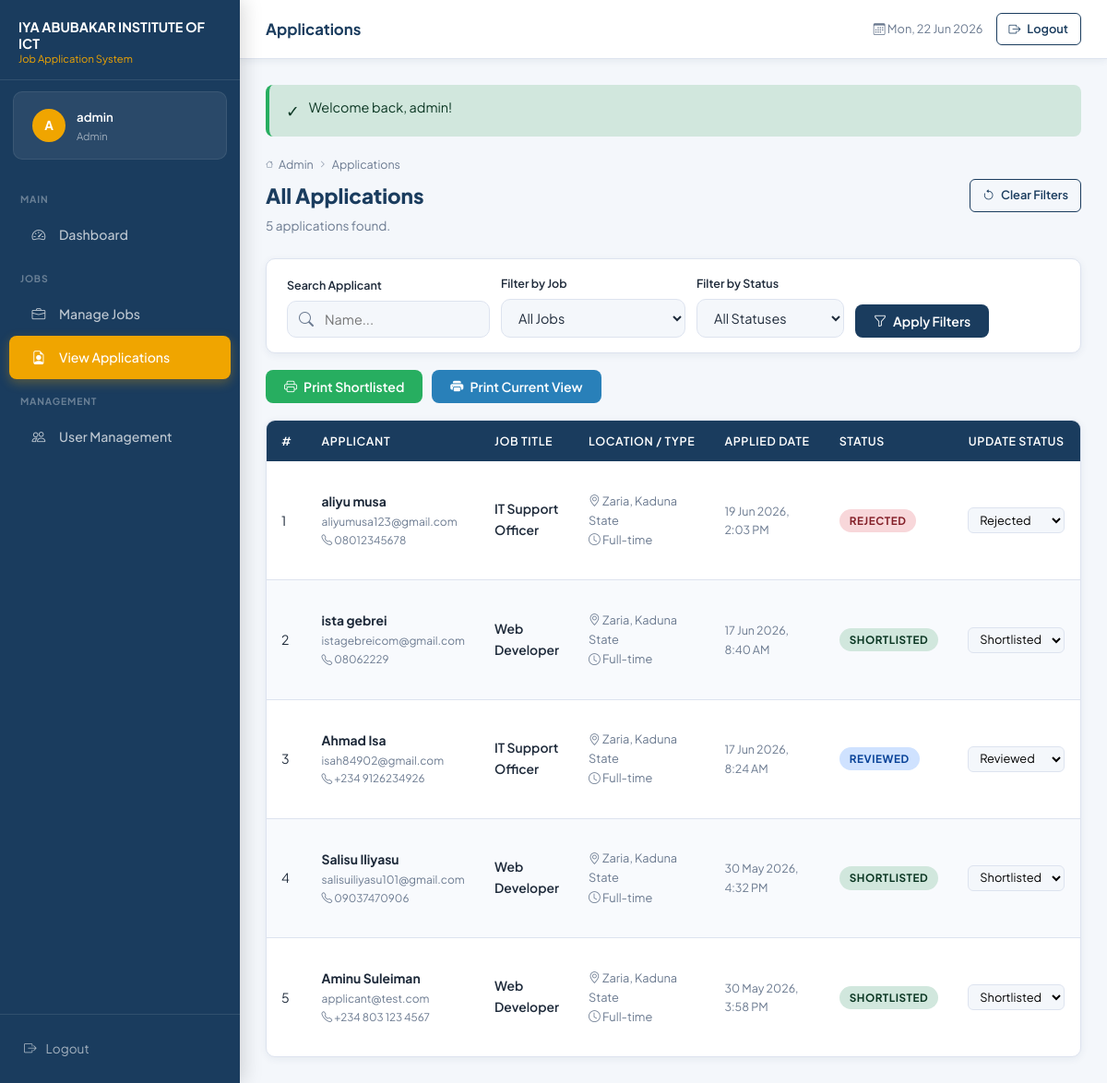
/admin/view_applications.php (signed in), run on the app's committed database.
### tables this page shows
CREATE TABLE `applications` (
  `id` int(11) NOT NULL,
  `user_id` int(11) NOT NULL,
  `job_id` int(11) NOT NULL,
  `cv_path` varchar(255) NOT NULL,
  `cover_letter` text DEFAULT NULL,
  `qualification` varchar(255) DEFAULT NULL,
  `experience_years` int(11) DEFAULT NULL,
  `address` text DEFAULT NULL,
  `status` enum('pending','reviewed','shortlisted','rejected') NOT NULL DEFAULT 'pending',
  `admin_notes` text DEFAULT NULL,
  `shortlist_message` text DEFAULT NULL,
  `reviewed_date` timestamp NULL DEFAULT NULL,
  `applied_date` timestamp NOT NULL DEFAULT current_timestamp()
);

CREATE TABLE `users` (
  `id` int(11) NOT NULL,
  `full_name` varchar(100) NOT NULL,
  `email` varchar(100) NOT NULL,
  `phone` varchar(20) DEFAULT NULL,
  `address` text DEFAULT NULL,
  `qualification` varchar(255) DEFAULT NULL,
  `experience_years` int(11) DEFAULT NULL,
  `password` varchar(255) NOT NULL,
  `role` enum('applicant','admin') NOT NULL DEFAULT 'applicant',
  `status` enum('active','suspended','inactive') NOT NULL DEFAULT 'active',
  `created_at` timestamp NOT NULL DEFAULT current_timestamp()
);

CREATE TABLE `jobs` (
  `id` int(11) NOT NULL,
  `title` varchar(100) NOT NULL,
  `description` text NOT NULL,
  `requirements` text NOT NULL,
  `location` varchar(100) NOT NULL,
  `type` varchar(50) NOT NULL,
  `status` enum('open','closed') NOT NULL DEFAULT 'open',
  `posted_date` timestamp NOT NULL DEFAULT current_timestamp()
);

### admin/view_applications.php (the view, shortened to what this page needs)
<?php
require_once '../config.php';
$search_name   = trim($_GET['search'] ?? '');
$sql = 'SELECT a.*, u.full_name, u.email, u.phone, j.title AS job_title, j.location, j.type
        FROM applications a
        JOIN users u ON u.id = a.user_id
        JOIN jobs j  ON j.id = a.job_id';
$sql .= ' ORDER BY a.applied_date DESC';
$stmt = $conn->prepare($sql);
$stmt->execute();
$applications = $stmt->get_result()->fetch_all(MYSQLI_ASSOC);
    ?>
<!DOCTYPE html>
<html lang="en">
<head>
    <link rel="stylesheet" href="../style.css">
    <link rel="stylesheet" href="https://cdn.jsdelivr.net/npm/bootstrap-icons@1.11.3/font/bootstrap-icons.min.css">
</head>
<body>
<div class="app-shell">
    <?php include '../includes/sidebar.php'; ?>
    <div class="main-content">
        <?php include '../includes/topbar.php'; ?>
        <main class="page-content">
            <?= flash_message() ?>
            <div class="page-header">
                <div class="page-header-left">
                    <div class="breadcrumb"><i class="bi bi-house"></i> Admin <i class="bi bi-chevron-right"></i> Applications</div>
                    <h2>All Applications</h2>
                    <p><?= count($applications) ?> application<?= count($applications)!=1?'s':'' ?> found.</p>
                </div>
                <a href="view_applications.php" class="btn btn-outline-primary btn-sm">
                    <i class="bi bi-arrow-counterclockwise"></i> Clear Filters
                </a>
            </div>
            <div class="card" style="margin-bottom:18px;">
                <div class="card-body" style="padding:16px 22px;">
                    <form method="GET" action="view_applications.php" style="display:flex;gap:12px;flex-wrap:wrap;align-items:flex-end;">
                        <div>
                            <label class="form-label" style="font-size:.78rem;">Search Applicant</label>
                            <div class="input-icon-wrap" style="width:220px;">
                                <input type="text" name="search" class="form-control"
                                       placeholder="Name..." value="<?= e($search_name) ?>">
                            </div>
                        </div>
                        <div>
                            <label class="form-label" style="font-size:.78rem;">Filter by Job</label>
                            <select name="job_id" class="form-select" style="width:200px;">
                                <option value="">All Jobs</option>
                            </select>
                        </div>
                        <div>
                            <label class="form-label" style="font-size:.78rem;">Filter by Status</label>
                            <select name="status" class="form-select" style="width:160px;">
                                <option value="">All Statuses</option>
                            </select>
                        </div>
                        <div>
                            <button type="submit" class="btn btn-primary" style="margin-top:22px;">
                                <i class="bi bi-funnel"></i> Apply Filters
                            </button>
                        </div>
                    </form>
                </div>
            </div>
            <div style="display:flex;gap:10px;flex-wrap:wrap;margin-bottom:18px;">
                <button class="btn btn-success no-print" onclick="printTable('shortlisted')">
                    <i class="bi bi-printer"></i> Print Shortlisted
                </button>
                <button class="btn btn-info no-print" onclick="printTable('all')">
                    <i class="bi bi-printer-fill"></i> Print Current View
                </button>
            </div>
            <div class="card">
                <?php if (empty($applications)): ?>
                <div class="card-body">
                    <div class="empty-state">
                        <i class="bi bi-inbox"></i>
                        <p>No applications found matching your filters.</p>
                    </div>
                </div>
                <?php else: ?>
                <div class="table-responsive">
                    <table>
                        <thead>
                            <tr>
                                <th>#</th>
                                <th>Applicant</th>
                                <th>Job Title</th>
                                <th>Location / Type</th>
                                <th>Applied Date</th>
                                <th>Status</th>
                                <th style="text-align:center;">Update Status</th>
                            </tr>
                        </thead>
                        <tbody>
                            <?php foreach ($applications as $i => $app): ?>
                            <tr id="row-<?= $app['id'] ?>">
                                <td><?= $i + 1 ?></td>
                                <td>
                                    <div style="font-weight:700;font-size:.87rem;"><?= e($app['full_name']) ?></div>
                                    <div style="font-size:.75rem;color:var(--text-muted);"><?= e($app['email']) ?></div>
                                    <?php if ($app['phone']): ?>
                                    <div style="font-size:.73rem;color:var(--text-muted);"><i class="bi bi-telephone"></i> <?= e($app['phone']) ?></div>
                                    <?php endif; ?>
                                </td>
                                <td style="font-weight:600;font-size:.87rem;"><?= e($app['job_title']) ?></td>
                                <td style="font-size:.8rem;color:var(--text-muted);">
                                    <div><i class="bi bi-geo-alt"></i> <?= e($app['location']) ?></div>
                                    <div><i class="bi bi-clock"></i> <?= e($app['type']) ?></div>
                                </td>
                                <td style="font-size:.78rem;color:var(--text-muted);"><?= fmt_date($app['applied_date']) ?></td>
                                <td id="badge-<?= $app['id'] ?>"><?= status_badge($app['status']) ?></td>
                                <td style="text-align:center;">
                                    <select class="status-select" data-app-id="<?= $app['id'] ?>"
                                            onchange="openStatusModal(this)">
                                        <?php foreach (['pending','reviewed','shortlisted','rejected'] as $s): ?>
                                        <option value="<?= $s ?>" <?= $app['status']===$s?'selected':'' ?>><?= ucfirst($s) ?></option>
                                        <?php endforeach; ?>
                                    </select>
                                </td>
                            </tr>
                            <?php endforeach; ?>
                        </tbody>
                    </table>
                </div>
                <?php endif; ?>
            </div>
        </main>
    </div>
</div>
</body>
</html>

### config.php (shortened to what this page needs)
<?php
function flash_message(): string {
    if (!empty($_SESSION['flash_message'])) {
        $msg  = htmlspecialchars($_SESSION['flash_message']);
        $type = $_SESSION['flash_type'] ?? 'success';
        $icon = $type === 'success' ? '✓' : ($type === 'danger' ? '✗' : 'ℹ');
        return "<div class=\"alert alert-{$type} alert-dismissible fade show\" role=\"alert\">
                    <span class=\"alert-icon\">{$icon}</span> {$msg}
                    <button type=\"button\" class=\"btn-close\" data-bs-dismiss=\"alert\"></button>
                </div>";
    }
    return '';
}
function e(string $str): string {
    return htmlspecialchars($str, ENT_QUOTES, 'UTF-8');
}
function fmt_date(string $date): string {
    return date('d M Y, g:i A', strtotime($date));
}
function status_badge(string $status): string {
    $map = [
        'pending'     => 'badge-pending',
        'reviewed'    => 'badge-reviewed',
        'shortlisted' => 'badge-shortlisted',
        'rejected'    => 'badge-rejected',
        'open'        => 'badge-open',
        'closed'      => 'badge-closed',
        'active'      => 'badge-active',
        'suspended'   => 'badge-suspended',
        'inactive'    => 'badge-inactive',
    ];
    $cls = $map[$status] ?? 'badge-secondary';
    return "<span class=\"status-badge {$cls}\">" . ucfirst(e($status)) . "</span>";
}

### style.css (style rules this page uses)
:root { --primary: #1a3c5e; --primary-dark: #122a44; --primary-light: #2558891a; --accent: #f0a500; --accent-dark: #c98a00; --success: #27ae60; --danger: #e74c3c; --warning: #f39c12; --info: #2980b9; --bg: #f4f7fb; --surface: #ffffff; --border: #dde3ef; --text: #1e2a3a; --text-muted: #6b7a90; --sidebar-w: 260px; --topbar-h: 64px; --radius: 10px; --shadow: 0 4px 20px rgba(26,60,94,.10); --shadow-sm: 0 2px 8px rgba(26,60,94,.07); --transition: all .22s ease; }
*, *::before, *::after { box-sizing: border-box; margin: 0; padding: 0; }
html { scroll-behavior: smooth; }
body { font-family: 'Plus Jakarta Sans', sans-serif; background: var(--bg); color: var(--text); font-size: 14.5px; line-height: 1.65; min-height: 100vh; }
a { color: var(--primary); text-decoration: none; transition: var(--transition); }
.form-label { font-weight: 600; font-size: .84rem; color: var(--text); margin-bottom: 6px; display: block; }
.form-control, .form-select, textarea.form-control { width: 100%; border: 1.5px solid var(--border); border-radius: var(--radius); padding: 10px 14px; font-size: .9rem; font-family: inherit; background: var(--bg); color: var(--text); transition: var(--transition); outline: none; }
.input-icon-wrap { position: relative; }
.input-icon-wrap .form-control { padding-left: 40px; }
.btn { display: inline-flex; align-items: center; gap: 7px; padding: 9px 20px; border-radius: 8px; font-family: inherit; font-size: .88rem; font-weight: 600; cursor: pointer; border: none; transition: var(--transition); text-decoration: none; white-space: nowrap; }
.btn-primary { background: var(--primary); color: #fff; }
.btn-success { background: var(--success); color: #fff; }
.btn-info { background: var(--info); color: #fff; }
.btn-outline-primary { background: transparent; color: var(--primary); border: 1.5px solid var(--primary); }
.btn-sm { padding: 6px 13px; font-size: .8rem; border-radius: 6px; }
.btn i { font-size: 1em; }
.app-shell { display: flex; min-height: 100vh; }
.main-content { margin-left: var(--sidebar-w); flex: 1; display: flex; flex-direction: column; min-width: 0; }
.page-content { padding: 28px; flex: 1; }
.card { background: var(--surface); border-radius: var(--radius); border: 1px solid var(--border); box-shadow: var(--shadow-sm); overflow: hidden; }
.card-body { padding: 22px; }
.table-responsive { overflow-x: auto; }
table { width: 100%; border-collapse: collapse; }
thead th { background: var(--primary); color: #fff; font-size: .78rem; font-weight: 600; text-transform: uppercase; letter-spacing: .05em; padding: 12px 16px; text-align: left; white-space: nowrap; }
thead th:first-child { border-radius: 0; }
tbody tr { transition: var(--transition); }
tbody tr:nth-child(even) { background: #f8fafd; }
tbody td { padding: 12px 16px; border-bottom: 1px solid var(--border); vertical-align: middle; font-size: .88rem; }
tbody tr:last-child td { border-bottom: none; }
.status-badge { display: inline-block; padding: 3px 11px; border-radius: 20px; font-size: .73rem; font-weight: 700; text-transform: uppercase; letter-spacing: .05em; }
.badge-reviewed { background: #cfe2ff; color: #084298; }
.badge-shortlisted { background: #d1e7dd; color: #0a3622; }
.badge-rejected { background: #f8d7da; color: #842029; }
.alert { display: flex; align-items: flex-start; gap: 10px; padding: 13px 18px; border-radius: 8px; font-size: .9rem; margin-bottom: 20px; border-left: 4px solid transparent; }
.alert-icon { font-size: 1.1rem; flex-shrink: 0; margin-top: 1px; }
.alert-success { background: #d1e7dd; color: #0a3622; border-color: var(--success); }
.page-header { display: flex; align-items: center; justify-content: space-between; margin-bottom: 24px; gap: 12px; }
.page-header-left h2 { font-size: 1.4rem; font-weight: 800; color: var(--primary); }
.page-header-left p { font-size: .85rem; color: var(--text-muted); margin-top: 3px; }
.breadcrumb { display: flex; align-items: center; gap: 6px; font-size: .78rem; color: var(--text-muted); margin-bottom: 5px; }
.breadcrumb i { font-size: .65em; }
.status-select { border: 1.5px solid var(--border); border-radius: 6px; padding: 4px 8px; font-size: .8rem; font-family: inherit; cursor: pointer; background: var(--bg); transition: var(--transition); }

### data on the page
applications: user.full_name "aliyu musa", user.email "aliyumusa123@gmail.com", user.phone "08012345678", job.title "IT Support Officer", job.location "Zaria, Kaduna State", job.type "Full-time", applied_date "19 Jun 2026, 2:03 PM", status "REJECTED", status+id "Rejected"
applications: user.full_name "ista gebrei", user.email "istagebreicom@gmail.com", user.phone "08062229", job.title "Web Developer", job.location "Zaria, Kaduna State", job.type "Full-time", applied_date "17 Jun 2026, 8:40 AM", status "SHORTLISTED", status+id "Shortlisted"
applications: user.full_name "Ahmad Isa", user.email "isah84902@gmail.com", user.phone "+234 9126234926", job.title "IT Support Officer", job.location "Zaria, Kaduna State", job.type "Full-time", applied_date "17 Jun 2026, 8:24 AM", status "REVIEWED", status+id "Reviewed"
applications: user.full_name "Salisu Iliyasu", user.email "salisuiliyasu101@gmail.com", user.phone "09037470906", job.title "Web Developer", job.location "Zaria, Kaduna State", job.type "Full-time", applied_date "30 May 2026, 4:32 PM", status "SHORTLISTED", status+id "Shortlisted"
applications: user.full_name "Aminu Suleiman", user.email "applicant@test.com", user.phone "+234 803 123 4567", job.title "Web Developer", job.location "Zaria, Kaduna State", job.type "Full-time", applied_date "30 May 2026, 3:58 PM", status "SHORTLISTED", status+id "Shortlisted"

### other printed values
$user_initial "A"
$user_name "admin"
$user_role "Admin"
$page_title "Applications"
$icon "✓"
$msg "Welcome back, admin!"
count($applications) "5"
